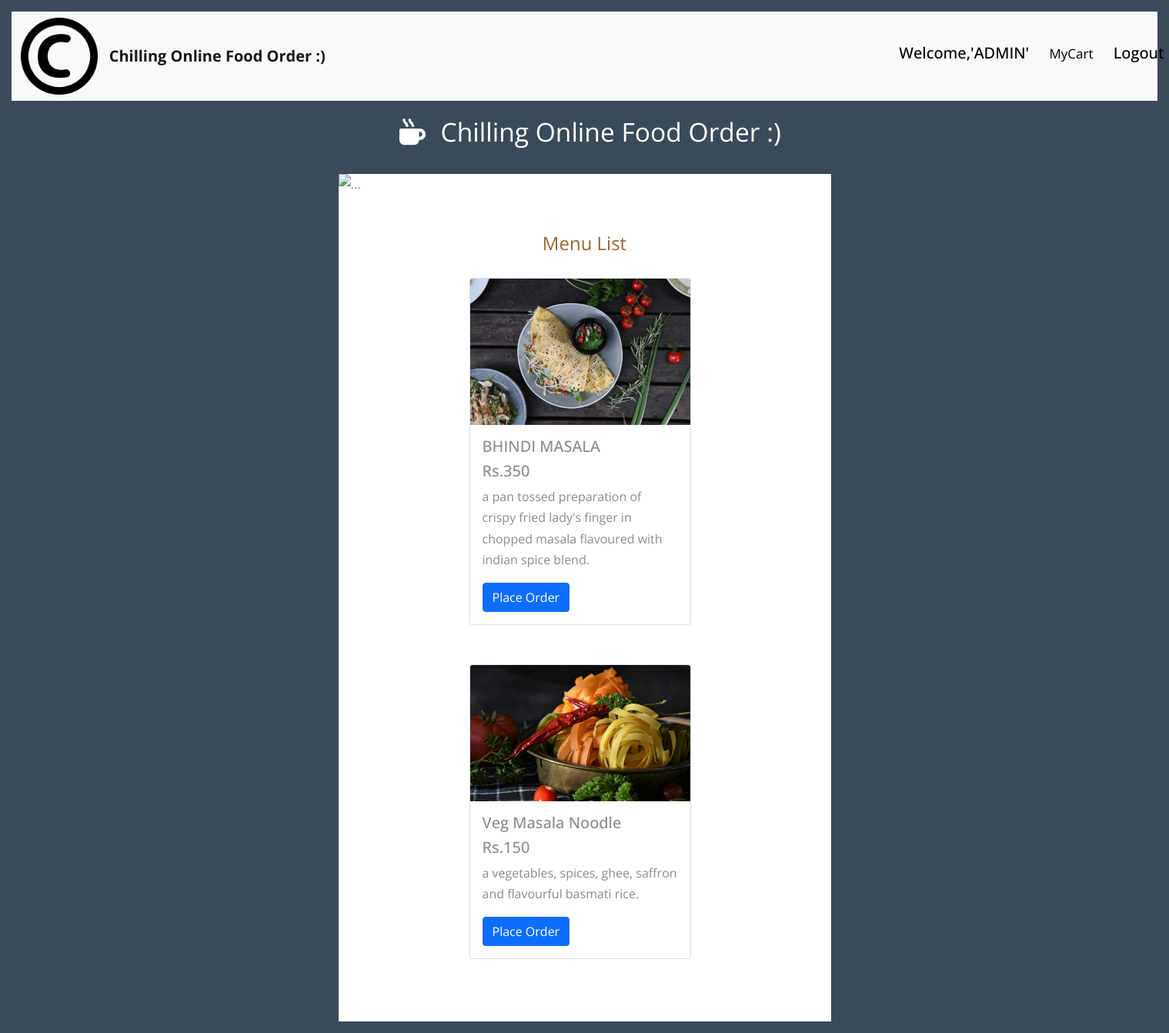
The page /menuView/?id=1 (signed in) on the database its author committed.
### food_app/models.py (models this page shows, shortened)
class FoodModel(models.Model):
    food_name = models.CharField(max_length=100)
    food_price = models.IntegerField()
    food_description = models.CharField(max_length=500)
    food_image = models.ImageField(upload_to='images/')
    restaurent_name = models.ForeignKey(RestaurentCategoryModel,on_delete=models.CASCADE)

### food_app/views.py (the view)
# urls.py: path('menuView/', views.menuView, name='menuView'),
@login_required
def menuView(request):
    rest = request.GET.get('id')
    data = FoodModel.objects.filter(restaurent_name=rest)
    return render(request, "menu.html", {'data':data})

### templates/menu.html
{% extends 'base.html' %}
{% load static %}
{% block body_block %}
<div class="tm-container">
  <div class="tm-main-content">
    <section class="tm-section">
      <h2 class="tm-section-header">Menu List</h2>
      <div class="tm-responsive-table">
        {% for menu in data %}
        <div class="card" style="width: 18rem; margin-left: 25%;">
          <img src="/media/{{ menu.food_image }}" class="card-img-top" alt="...">
          <div class="card-body">
            <h5 class="card-title">{{ menu.food_name }}</h5>
            <h5 class="card-title">Rs.{{ menu.food_price }}</h5>
            <p class="card-text">{{ menu.food_description|lower }}</p>
            <a href="/add-to-cart/{{menu.id}}" class="btn btn-primary">Place Order</a>
          </div>
        </div><br><br>
        {% endfor %}
      </div>
    </section>
   </div>
</div>
{% endblock %}

### templates/base.html (shortened to what this page needs)
{% load static %}
<!doctype html>
<html lang="en">
  <head>
    <link href="https://cdn.jsdelivr.net/npm/bootstrap@5.0.2/dist/css/bootstrap.min.css" rel="stylesheet">
    <link href="{% static 'css/fontawesome/css/all.min.css' %}" rel="stylesheet" />
    <link href="{% static 'css/tooplate-chilling-cafe.css' %}" rel="stylesheet" />
  </head>
  <body>
    <nav class="navbar navbar-expand-lg navbar-light bg-light">
  <div class="container-fluid">
    <img src="{% static 'img\trade-mark.png' %}" style="height: 100px;width: 100px;">
    <a class="navbar-brand" href="#" style="margin-left: 1%;"><b>Chilling Online Food Order :)</b></a>
    <div class="collapse navbar-collapse" id="navbarNavAltMarkup">
      <div class="navbar-nav">
          {% if user.is_authenticated %}
          <h5 style="color: black;margin-left: 250%;">Welcome,'{{ request.user|upper }}'</h5>
          <h5 style="margin-left: 9%;"></h5><a href="/cart/" style="text-decoration: none; color: black;">MyCart</a></h5>
          <h5 style="margin-left: 9%;"><a href="/accounts/logout" style="text-decoration: none;color: black;"> Logout</a></h5>
            {% else %}
              <h5 style="margin-left: 1000px;"><a href="/accounts/login" style="text-decoration: none;color: black;">Login</a></h5>
            {% endif %}
      </div>
    </div>
  </div>
</nav>
<div class="tm-container">
  <div class="tm-text-white tm-page-header-container">
    <i class="fas fa-mug-hot fa-2x tm-page-icon"></i>
    <h1 class="tm-page-header">Chilling Online Food Order :)</h1>
  </div>
  <div class="tm-main-content">
<div id="carouselExampleInterval" class="carousel slide" data-bs-ride="carousel">
  <div class="carousel-inner">
    <div class="carousel-item active" data-bs-interval="10000">
      <img src="{% static 'img\food-3409682_1920.jpg' %}" class="d-block w-100" alt="...">
    </div>
  </div>
  <button class="carousel-control-prev" type="button" data-bs-target="#carouselExampleInterval" data-bs-slide="prev">
    <span class="carousel-control-prev-icon" aria-hidden="true"></span>
  </button>
  <button class="carousel-control-next" type="button" data-bs-target="#carouselExampleInterval" data-bs-slide="next">
    <span class="carousel-control-next-icon" aria-hidden="true"></span>
  </button>
</div>
</div>
</div>
  </body>
  {% block body_block %}
  {% endblock %}
</html>

### static/css/tooplate-chilling-cafe.css (style rules this page uses)
body { background-color: #3a4a58; color: #8c8c8c; font-family: "Open Sans", Arial, Helvetica, sans-serif; font-size: 17px; font-weight: 400; padding: 15px; margin: 0; }
.tm-container { max-width: 640px; margin-left: auto; margin-right: auto; }
.tm-main-content { background-color: #ffffff; }
.tm-text-white { color: white; }
.tm-page-header-container { text-align: center; }
.tm-page-header { display: inline-block; vertical-align: baseline; margin-top: 20px; margin-bottom: 35px; font-size: 2.1rem; font-weight: 400; }
.tm-page-icon { display: inline-block; vertical-align: baseline; padding: 15px; }
.tm-section-header { color: #996633; text-align: center; font-weight: 400; font-size: 1.5rem; margin-top: 30px; margin-bottom: 30px; }
.tm-section { padding-top: 20px; padding-left: 20px; padding-right: 20px; padding-bottom: 30px; }
p { font-size: 1rem; line-height: 1.7; }
img { max-width: 100%; }
a { transition: all 0.3s ease; }

### rows shown on the page
FoodModel: food_image (picture), food_name "BHINDI MASALA", food_price "350", food_description "a pan tossed preparation of crispy fried lady's finger in chopped masala flavoured with indian spice blend."
FoodModel: food_image (picture), food_name "Veg Masala Noodle", food_price "150", food_description "a vegetables, spices, ghee, saffron and flavourful basmati rice."

### other values the page prints
{{ request.user|upper }} "ADMIN"
